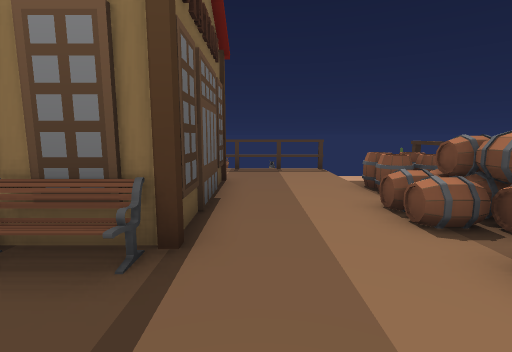
view 1 (above)

12 first-person views from a walk through a 3-D level made in the Unity game engine. The camera is 1.3 m above the floor, tilts 8° down and sees 85° across. The floor is counted in squares, 1 m on a side. Each view is taken from the middle of a square. On the plan, view 1 faces up. The plan holds only what a view shows up to about 13 squares ahead; the rest is blank. The place goes on beyond the plan.

view 2
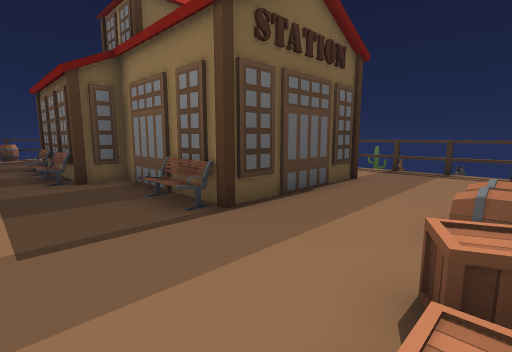

view 3
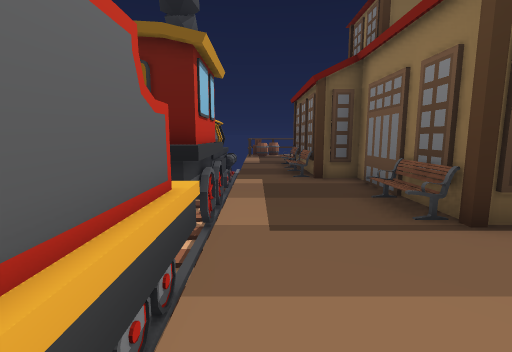

view 4
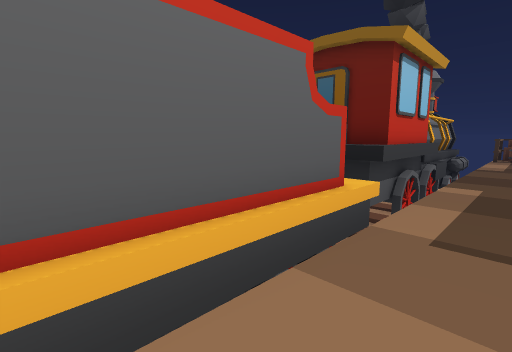

view 5
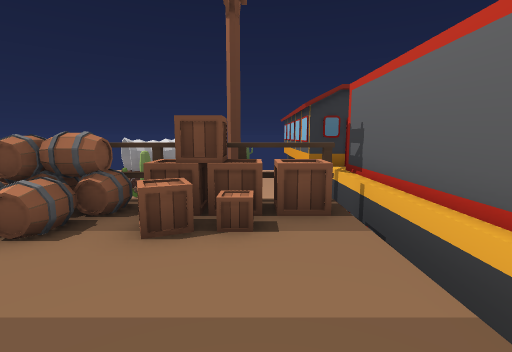

view 6
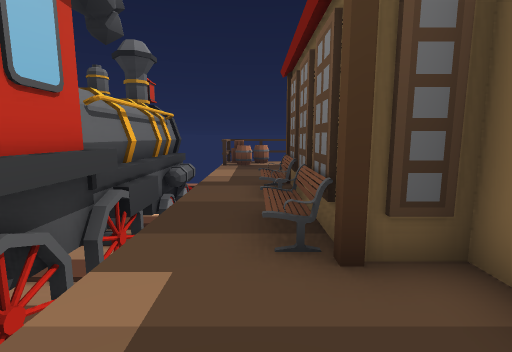

view 7
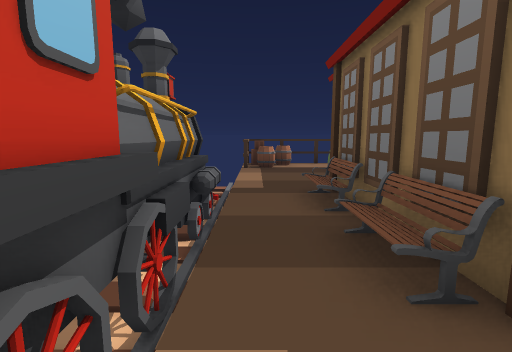

view 8
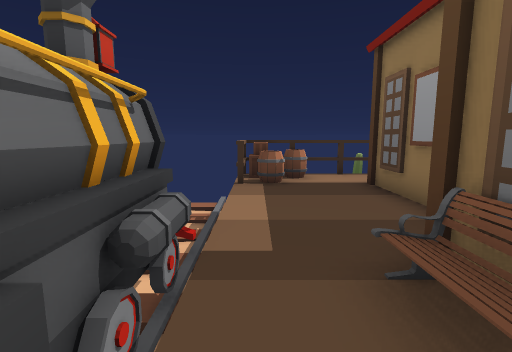

view 9
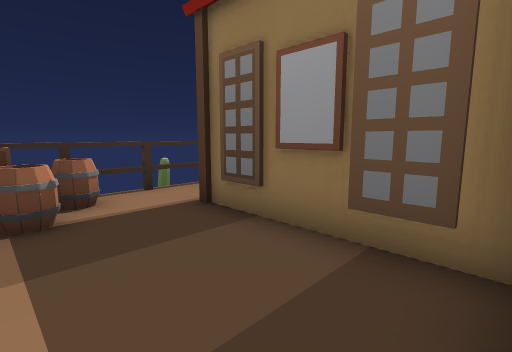

view 10
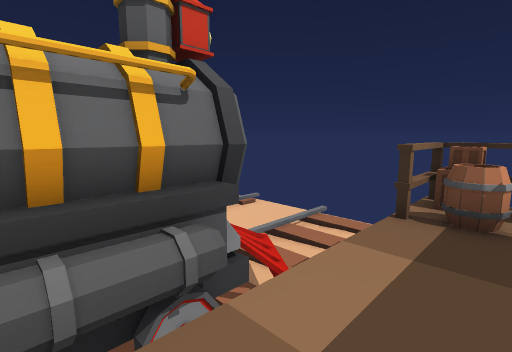

view 11
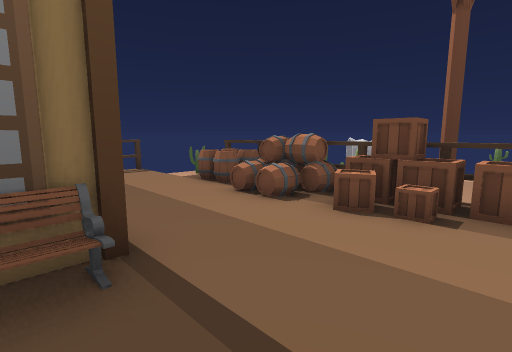

view 12
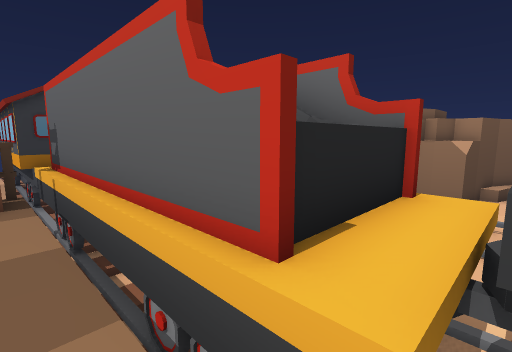

### Floor plan
Key: @ floor where view 1 was taken; # wall or solid block; . main floor; - floor 1.5 m lower than the main floor; _ floor 1.75 m lower than the main floor; / step, stairs or slope; = window, fence, low wall or low ledge; ^ raised ledge; v drop or lower ground; O other object.
Columns run from 20 left of view 1 to 13 right of it. Each row starts with its distance up from view 1.
  7                    #...OO
  6                    #...OO
  5                    #..OOO   O
  4  O#               ##..OOO#  O
  3   ########    #####O...OO#
  2   #O.....##OO##........OO#O
  1   #OO...................O#
  0   #OO...............@...O#
 -1 ///__--#^^vvv####^^^########_#####
 -2 ///_-=###########^^OOOOOO     #
 -3 ///_-=#          ##
 -4 ///_-            v#
 -5 ////        OOOO /#
 -6 ____             --
 -7 ____
 -8 ///
 -9
-10
-11
-12
-13
-14                   _###
-15                   -#
-16                   -#
-17                   ##

Positions as (right, up) in squares from view 1, and headings:
1: (0, 0), facing up
2: (3, 0), facing up-left
3: (3, 0), facing left
4: (3, 1), facing down-left
5: (-1, 1), facing right
6: (-3, 1), facing left
7: (-4, 0), facing left
8: (-8, 0), facing left
9: (-11, 0), facing up-left
10: (-11, 1), facing down-left
11: (-2, 0), facing up-right
12: (-3, 0), facing down-right
